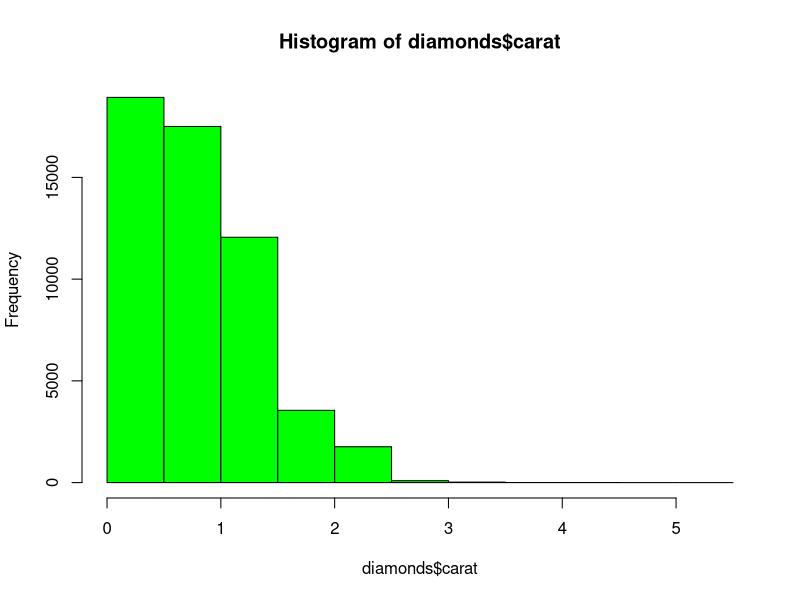
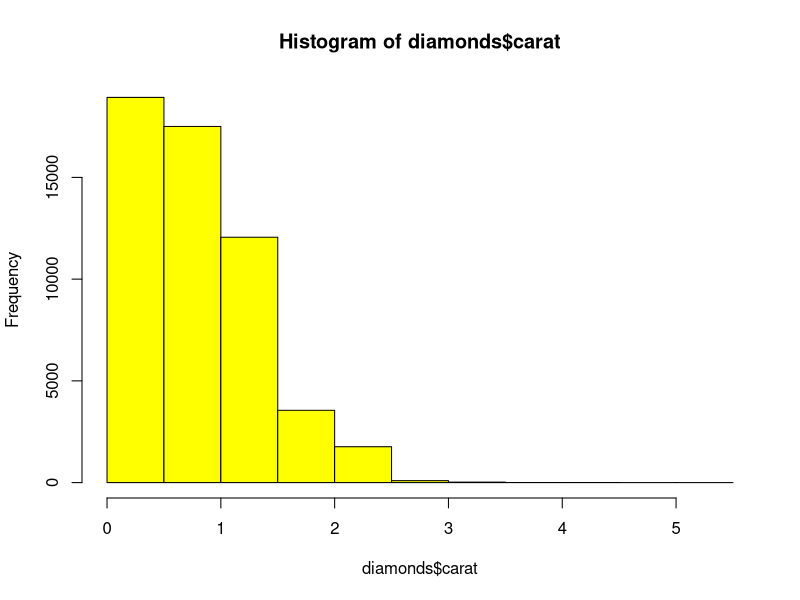
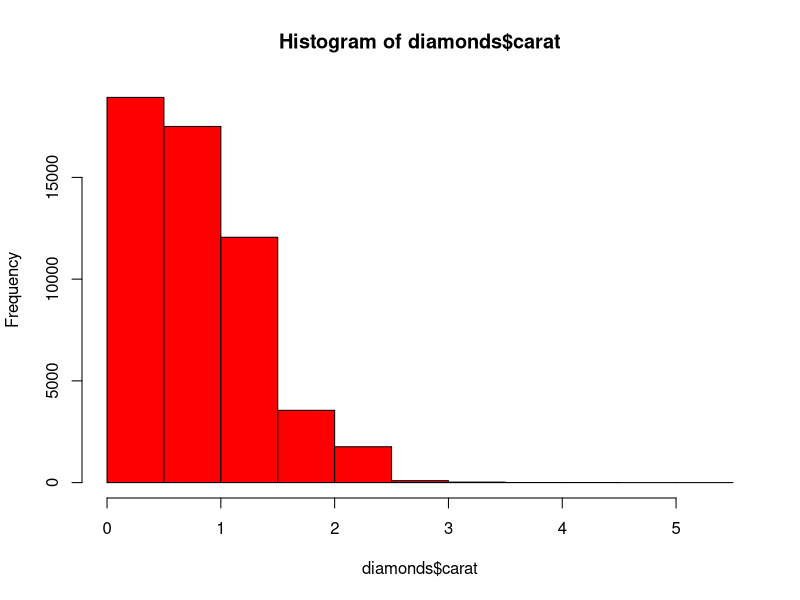
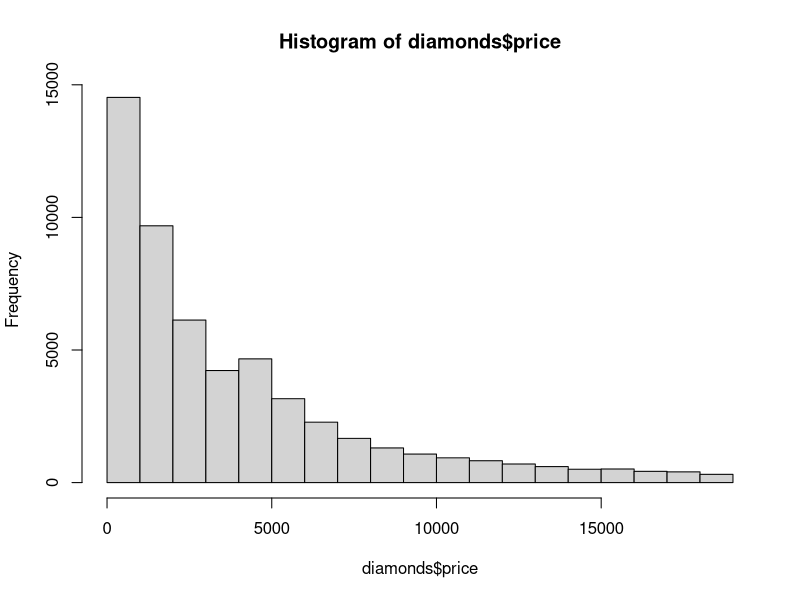
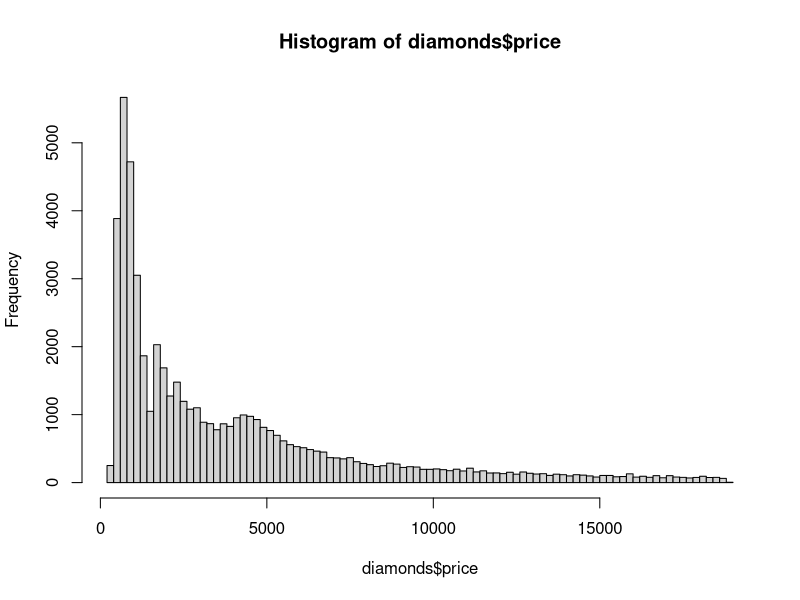
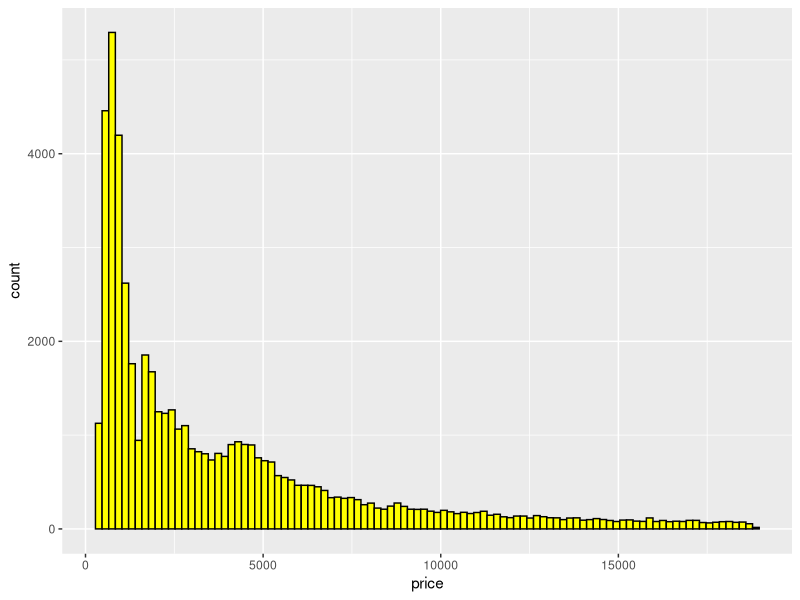
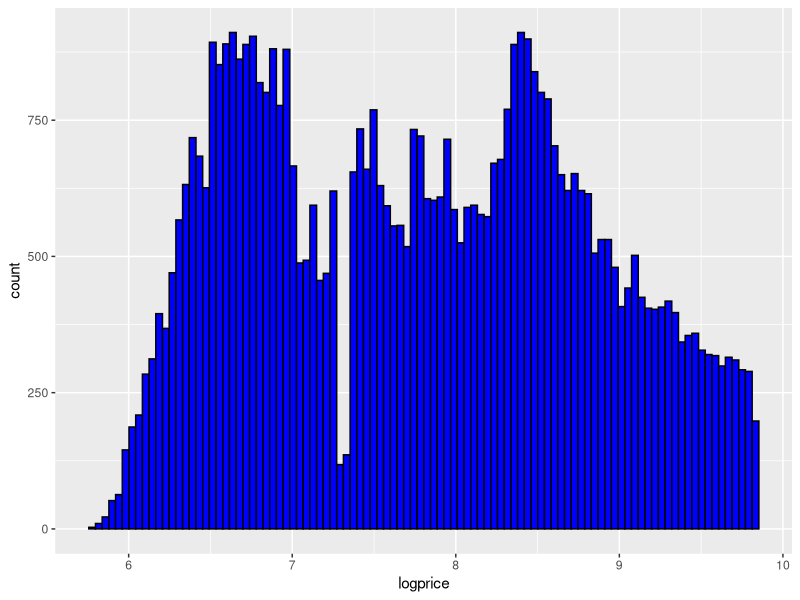

The R script that drew these images, in order:
#Log Transformation

install.packages("tidyverse")
library(tidyverse) 

data <- diamonds
head(diamonds)
tail(diamonds)
dim(diamonds)
str(diamonds)
mean(complete.cases(diamonds)) # No missing value, it is equals to 1.

hist(diamonds$carat, col = "green")
hist(diamonds$carat, col = "yellow")
hist(diamonds$carat, col = "red")

hist(diamonds$price)
summary(diamonds$price)

#100 bins
hist(diamonds$price, breaks = 100)

#Histogram (ggplot2)
data %>% ggplot(aes(x = price)) +
  geom_histogram(bins=100, color = "black", fill="yellow")

data$logprice <- log(data$price)
head(data)

log(326) 

data %>% ggplot(aes(x = logprice)) +
  geom_histogram(bins=100, color = "black", fill="blue")
summary(data$logprice)

